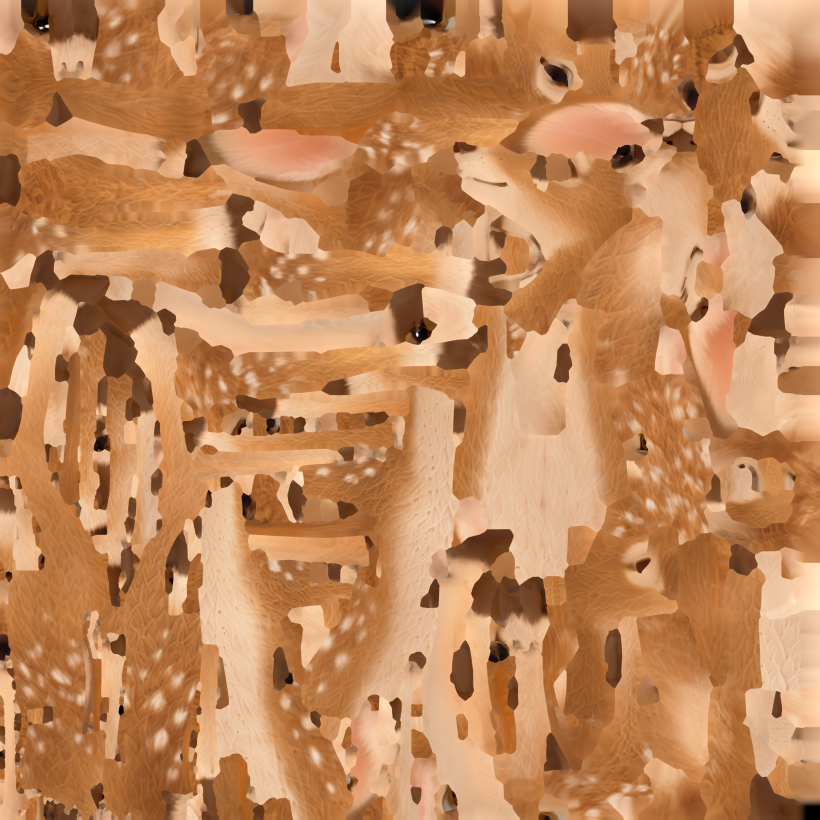
#> input picture assets/models/deer/tripo-p2/deer.fbm/deer_basecolor.jpg, 4096 x 4096 px, found by its file name (shown at 1/5 size)
$ python deer-maps.py
#> lines starting #> are read from the running program, lines starting #| are printed output that depends on the picture; after the words box and inside, x2 and y2 are one past the last pixel; in counts of white or black regions, pixels touching at a corner belong together
# Writes the web color map and the web normal map of the Tripo deer from the maps of its FBX
# (design 4.5, assets/models/deer/README.md, "Color map" and "Normal map"). The color map is the
# source image at 2048 pixels, with no change of a color: the fur, the spots, the hooves, and the eye paint
# stay as the FBX shows them. The normal map limits each tilt of the source, scales it to 1024
# pixels, and stores the tilts times NORMAL_MAP_GAIN of src/scene/fur.ts. The output depends only on
# the input files and on cwebp 1.5.0.
#
# Usage: uv run --no-project --with numpy==2.5.4 --with pillow==13.0.0 python -I tools/deer-maps.py
import os
import subprocess
import sys
import tempfile

import numpy as np
from PIL import Image

SOURCE = 'assets/models/deer/tripo-p2/deer.fbm/deer_basecolor.jpg'
NORMAL_SOURCE = 'assets/models/deer/tripo-p2/deer.fbm/deer_normal.jpg'
COLOR_OUT = 'assets/models/deer/tripo-hand/deer-color.webp'
NORMAL_OUT = 'assets/models/deer/tripo-hand/deer-normal.webp'
SIZE = 2048
NORMAL_SIZE = 1024
QUALITY = 60
#: The largest length of the x, y tilt of a normal of the source, and the gain of the stored tilts
#: (`NORMAL_MAP_GAIN` of src/scene/fur.ts). A larger tilt is a baked edge of the source mesh.
NORMAL_LIMIT = 0.2
NORMAL_GAIN = 4


def color_map():
    """Writes the color map: the source scaled to SIZE (Lanczos), WebP quality QUALITY, method 6."""
    image = Image.open(SOURCE).convert('RGB').resize((SIZE, SIZE), Image.LANCZOS)
    image.save(COLOR_OUT, 'WEBP', quality=QUALITY, method=6)
    print(f'{COLOR_OUT}: {SIZE} x {SIZE}, {os.path.getsize(COLOR_OUT)} bytes')


def normal_map():
    """Writes the normal map of the fur: each x, y tilt of the source limited to the length
    NORMAL_LIMIT, a box scale to NORMAL_SIZE, then the tilts times NORMAL_GAIN in red and green,
    255 in blue (the shader does not read it), and cwebp -q 60 -sharp_yuv -m 6. The limit comes
    before the gain, so that no stored value clips."""
    a = np.asarray(Image.open(NORMAL_SOURCE).convert('RGB')).astype(np.float64) / 255 * 2 - 1
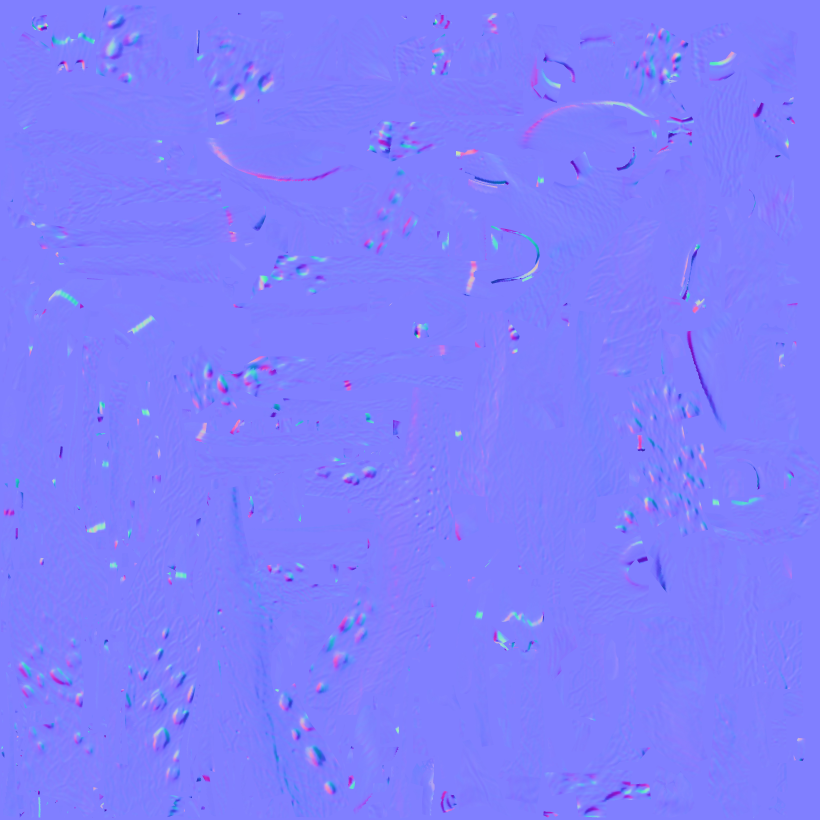
#> input picture assets/models/deer/tripo-p2/deer.fbm/deer_normal.jpg, 4096 x 4096 px, found by its file name (shown at 1/5 size)
    t = a[..., :2].copy()
    length = np.linalg.norm(t, axis=-1)
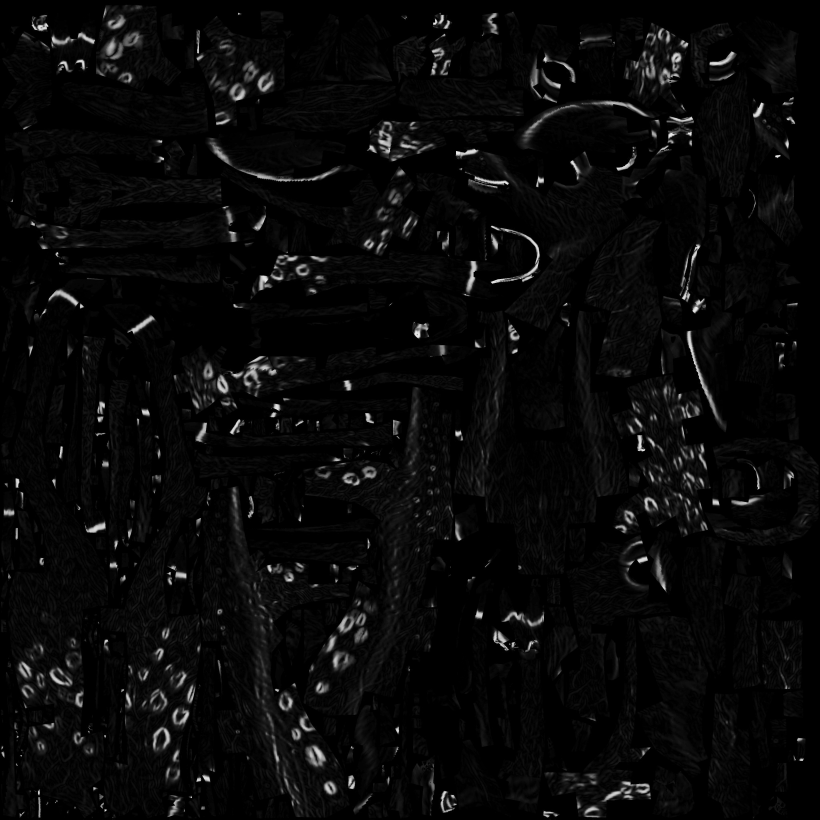
#> length: shape (4096, 4096) float64 (shown at 1/5 size); min 0.00555, max 1.03, mean 0.043; drawn with min black and max white
    over = length > NORMAL_LIMIT
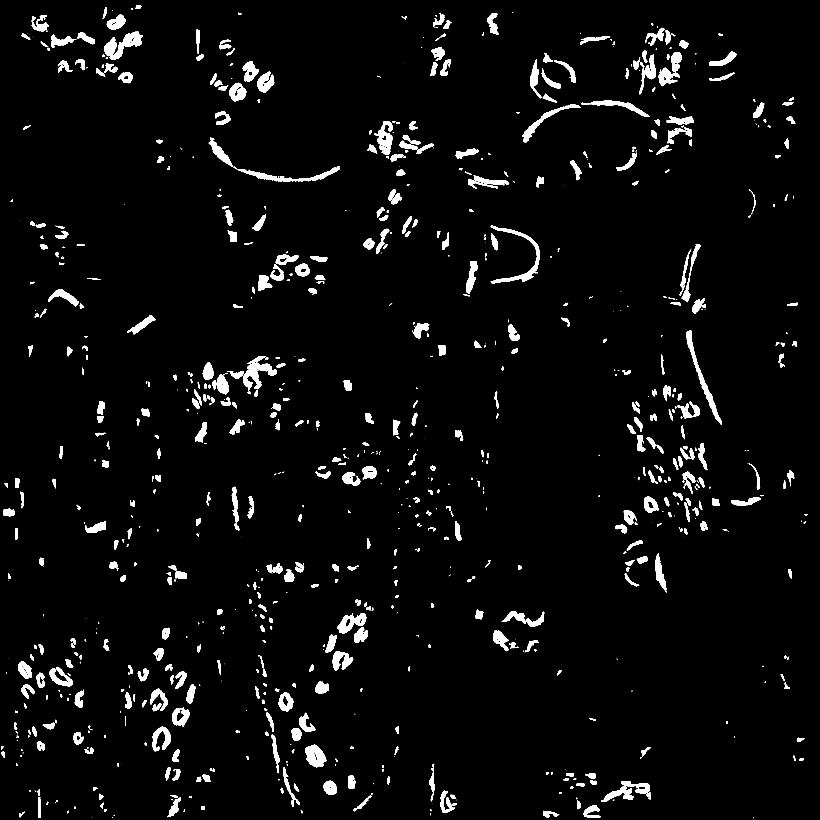
#> over: shape (4096, 4096) bool (shown at 1/5 size); 3.6% white; 1097 white regions (314 under 20 px), largest, box (x1, y1, x2, y2) and area: (3433, 1654, 3610, 2125) 9677, (1216, 1814, 1385, 1954) 9398, (2453, 1140, 2699, 1418) 8763
    t[over] *= (NORMAL_LIMIT / length[over])[:, None]
    k = t.shape[0] // NORMAL_SIZE
#> k = 4
    small = t.reshape(NORMAL_SIZE, k, NORMAL_SIZE, k, 2).mean(axis=(1, 3))
    v = np.clip(small * NORMAL_GAIN, -1, 1)
    rgb = np.zeros((NORMAL_SIZE, NORMAL_SIZE, 3), np.uint8)
    rgb[..., :2] = np.round((v + 1) / 2 * 255).astype(np.uint8)
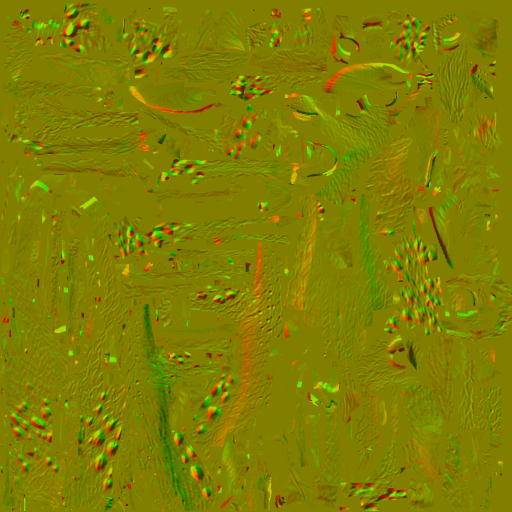
#> rgb: shape (1024, 1024, 3) (shown at 1/2 size); mean of channels 0, 1, 2 128, 125.9, 0; drawn as R, G, B
    rgb[..., 2] = 255
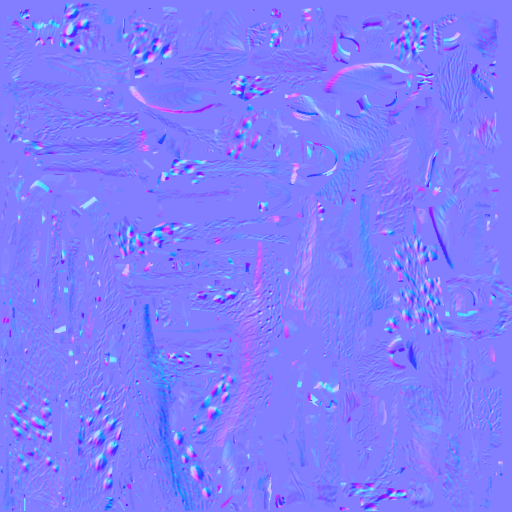
#> rgb: shape (1024, 1024, 3) (shown at 1/2 size); mean of channels 0, 1, 2 128, 125.9, 255; drawn as R, G, B
    with tempfile.TemporaryDirectory() as folder:
        png = os.path.join(folder, 'normal.png')
        Image.fromarray(rgb).save(png)
        subprocess.run(['cwebp', '-quiet', '-q', '60', '-sharp_yuv', '-m', '6', png, '-o', NORMAL_OUT],
                       check=True)
#> (this line was passed over: subprocess is not available in this run)
    print(f'{NORMAL_OUT}: {NORMAL_SIZE} x {NORMAL_SIZE}, {over.mean() * 100:.2f} % of the source '
          f'tilts limited, mean normal {np.round(a.reshape(-1, 3).mean(axis=0), 3).tolist()}')
#| assets/models/deer/tripo-hand/deer-normal.webp: 1024 x 1024, 3.59 % of the source tilts limited, mean normal [0.001, -0.003, 0.989]


def main():
    which = sys.argv[1:] or ['color', 'normal']
    if 'color' in which:
        color_map()
    if 'normal' in which:
        normal_map()


if __name__ == '__main__':
    main()
